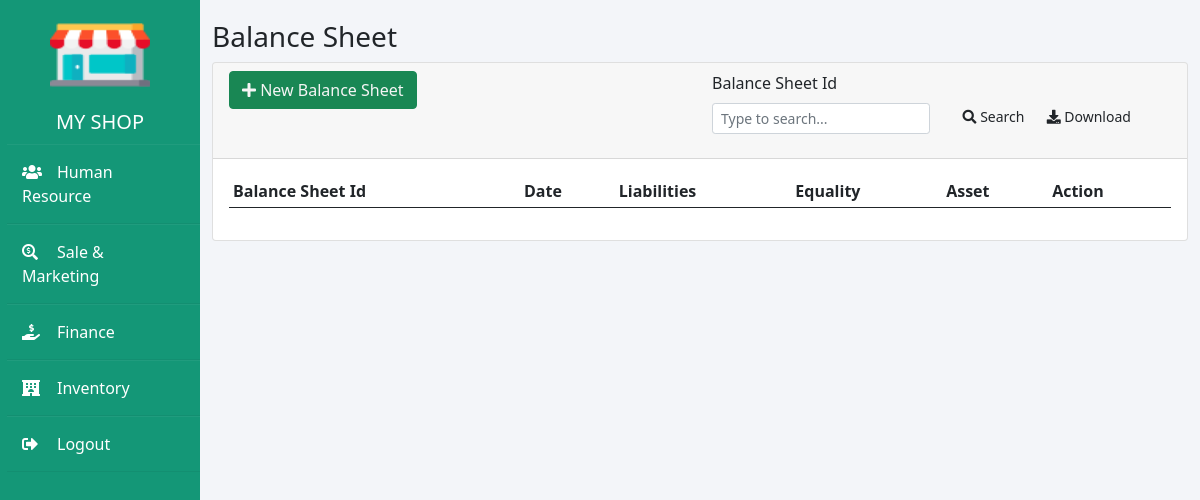
/balance/sheet/, run on an earlier commit of the app's database.
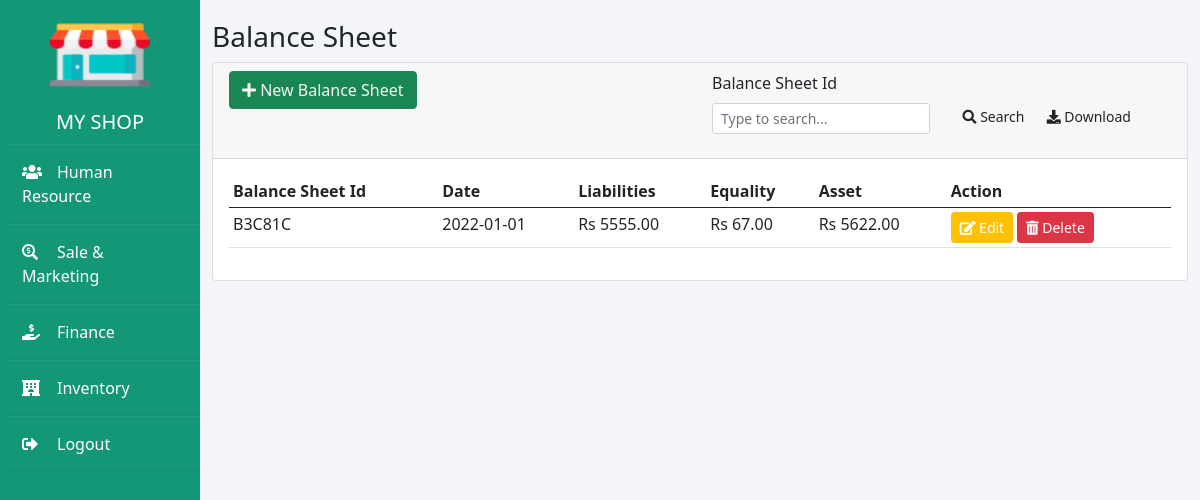
And on a later commit of the database.
### balance_sheet/models.py (models this page shows)
class BalanceSheet(models.Model):
    balance_sheet_id = models.CharField(max_length=10)
    date = models.DateField()
    liabilities = models.FloatField()
    equity = models.FloatField()
    asset = models.FloatField()

### balance_sheet/views.py (the view)
# urls.py: path('', BalanceSheetListView.as_view(), name='balance_sheet-list'),
class BalanceSheetListView(ListView):
    model = BalanceSheet
    template_name = "balance_sheet/balance_sheet-list.html"
    query = ''
    def get_queryset(self):
        query = self.request.GET.get('query', '')
        self.query = ''
        if query != '':
            self.query = query
            return super(BalanceSheetListView, self).get_queryset().filter(balance_sheet_id=query)
        return super(BalanceSheetListView, self).get_queryset()
    def get_context_data(self, **kwargs):
        context = super().get_context_data(**kwargs)
        context['delete_url'] = reverse('balance_sheet:balance_sheet-delete', kwargs={'pk': 1})
        context['query'] = self.query
        return context

### templates/balance_sheet/balance_sheet-list.html (shortened to what this page needs)
{% extends 'layout/dashboard-layout.html' %}
{% block content %}
    <a href="{% url 'balance_sheet:balance_sheet-list' %}" style="text-decoration: none;color: #212529"><h3>Balance Sheet</h3>
    </a>
    <div class="card">
        <div class="card-header">
            <div class="row">
                <div class="col">
                    <a role="button" class="btn btn-success" style="color: whitesmoke"
                       href="{% url 'balance_sheet:balance_sheet-create' %}"><i class="fas fa-plus"></i> New Balance Sheet</a>
                </div>
                <div class="col">
                    <form action="" method="get" id="search-form">
                        <div class="row">
                            <div class="col">
                                <label for="exampleDataList" class="form-label">Balance Sheet Id</label>
                                <input class="form-control form-control-sm" id="exampleDataList"
                                       placeholder="Type to search..." name="query" value="{{ query }}">
                            </div>
                            <div class="col ">
                                <a href="#" onclick="$('#search-form').submit();" role="button"
                                   class="btn btn-sm bt " style="margin-top: 30px"><i
                                        class="fas fa-search"></i> Search</a>
                                <a role="button" id="csv" class="btn btn-sm " style="margin-top: 30px"
                                   href="#"><i class="fas fa-download"></i> Download</a>
                            </div>
                        </div>
                    </form>
                </div>
            </div>
        </div>
        <div class="card-body">
            <table class="table table-sm" id="example">
                <thead>
                <tr>
                    <th>Balance Sheet Id</th>
                    <th scope="col">Date</th>
                    <th scope="col">Liabilities</th>
                    <th scope="col">Equality</th>
                    <th scope="col">Asset</th>
                    <th class="id">Action</th>
                </tr>
                </thead>
                <tbody>
                {% for object in  object_list %}
                    <tr>
                        <td> {{ object.balance_sheet_id }}</td>
                        <td> {{ object.date |date:'Y-m-d' }}</td>
                        <td>Rs {{ object.liabilities|floatformat:2 }}</td>
                        <td>Rs {{ object.equity |floatformat:2}}</td>
                        <td>Rs  {{ object.asset |floatformat:2}}</td>
                        <td class="id">
                            <div class="d-grid gap-2 d-md-block">
                                <a role="button" href="{% url 'balance_sheet:balance_sheet-update' object.id %}"
                                   class="btn btn-warning btn-sm text-white" type="button"><i class="fas fa-edit"></i>
                                    Edit</a>
                                <button class="btn btn-danger btn-sm delete-btn" type="button"><i
                                        class="fas fa-trash-alt"></i>
                                    Delete
                                </button>
                            </div>
                        </td>
                    </tr>
                {% endfor %}
                </tbody>
            </table>
        </div>
    </div>
{% endblock %}

What changed in the data, as far as the page shows it:
added BalanceSheet: balance_sheet_id "B3C81C", date "2022-01-01", liabilities "5555.00", equity "67.00", asset "5622.00"
